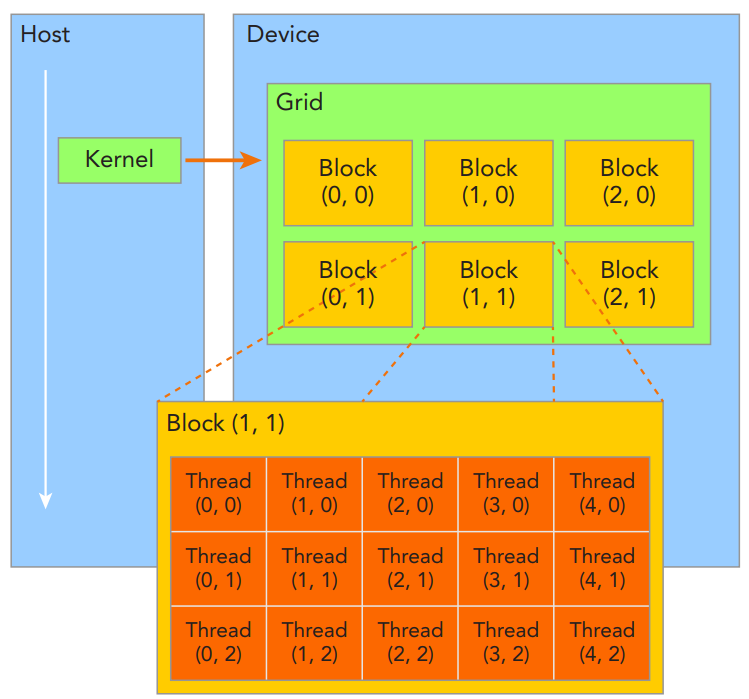
#> input picture blocks.png, 749 x 699 px, given in place of parrot.jpg, which was not available
$ jupyter execute 24_image_processing.ipynb
#> lines starting #> are read from the running program, lines starting #| are printed output that depends on the picture; pictures that were not available may be replaced by others from this repository, and a replacement may not be noted
[cell 1]
import numpy as np
import matplotlib.pyplot as plt
from google.colab import files

from PIL import Image

uploaded = files.upload()
#> the answer given: blocks.png
pic = Image.open('parrot.jpg')
#> pic is the input picture: PIL image 749x699 RGBA; mean R, G, B, A 201.2, 192, 136.4, 255

print(type(pic))
#| <class 'PIL.PngImagePlugin.PngImageFile'>

#View image
plt.imshow(pic)
plt.axis('off')  #Turn off axis numbers and ticks
plt.show()


#convert image to a numpy array
pic_arr = np.asarray(pic)
print(type(pic_arr))
#| <class 'numpy.ndarray'>

print(pic_arr.shape)
#| (699, 749, 4)

plt.imshow(pic_arr)
plt.show()

[cell 2]
#Remove red pixels

pic_gb = pic_arr.copy()
pic_gb[:,:,0] = 0 #set the red channel to 0
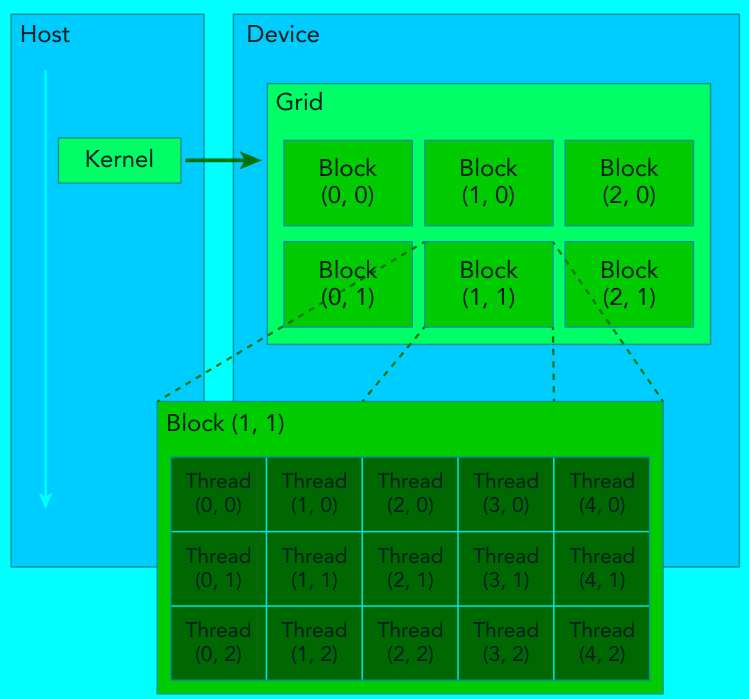
#> pic_gb: shape (699, 749, 4); mean R, G, B, A 0, 192, 136.4, 255
print(pic_gb.shape)
#| (699, 749, 4)

plt.imshow(pic_gb)
plt.show()

[cell 3]
pic_gb = pic_arr.copy()
pic_gb[:,:,1] = 0 #set the green channel to 0
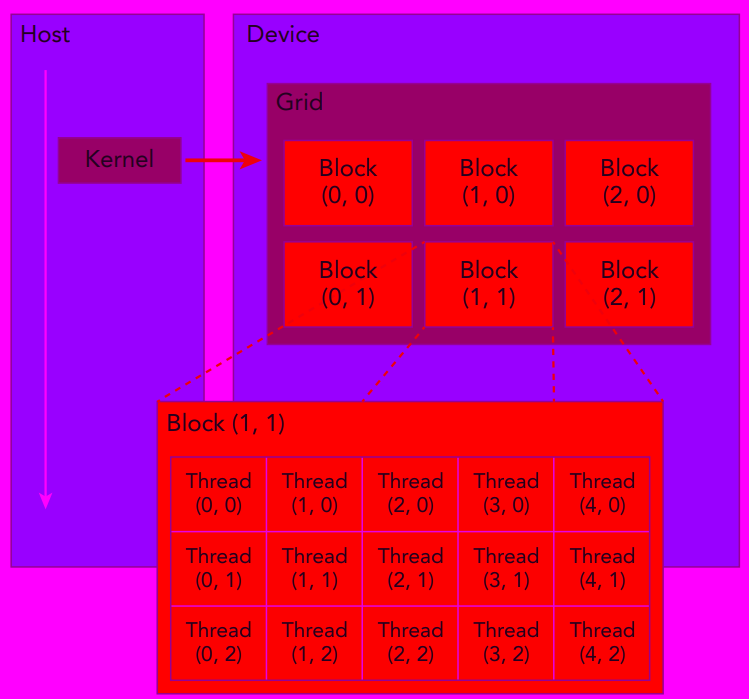
#> pic_gb: shape (699, 749, 4); mean R, G, B, A 201.2, 0, 136.4, 255
print(pic_gb.shape)
#| (699, 749, 4)

plt.imshow(pic_gb)
plt.show()

[cell 4]
pic_gb = pic_arr.copy()
pic_gb[:,:,2] = 0    #set the blue channel to 0
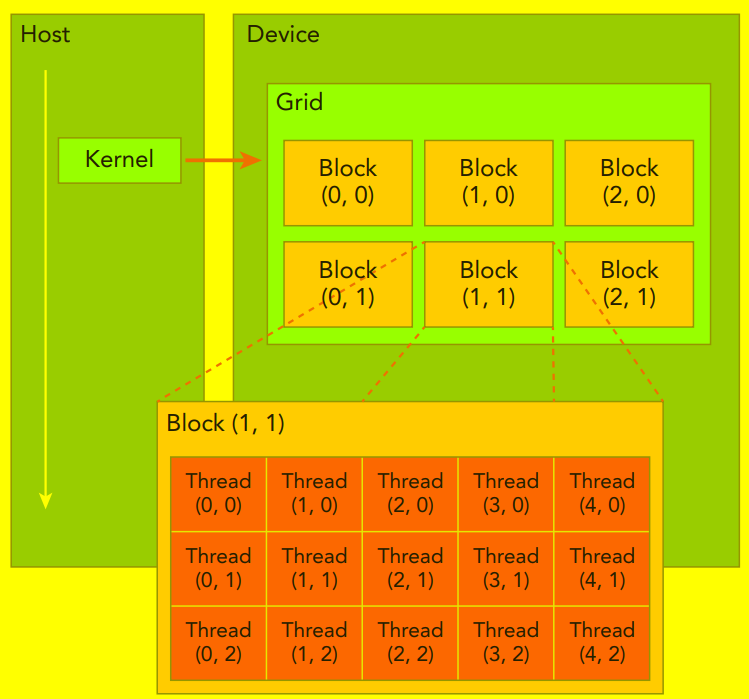
#> pic_gb: shape (699, 749, 4); mean R, G, B, A 201.2, 192, 0, 255
print(pic_gb.shape)
#| (699, 749, 4)

plt.imshow(pic_gb)
plt.show()

[cell 5]
# custom multiple colors
pic_custom = pic_arr.copy()
pic_custom[:,:,1]=0      # remove green
pic_custom[:,:,0] = np.clip(pic_custom[:,:,0] + 50, 0, 255)  #boost red
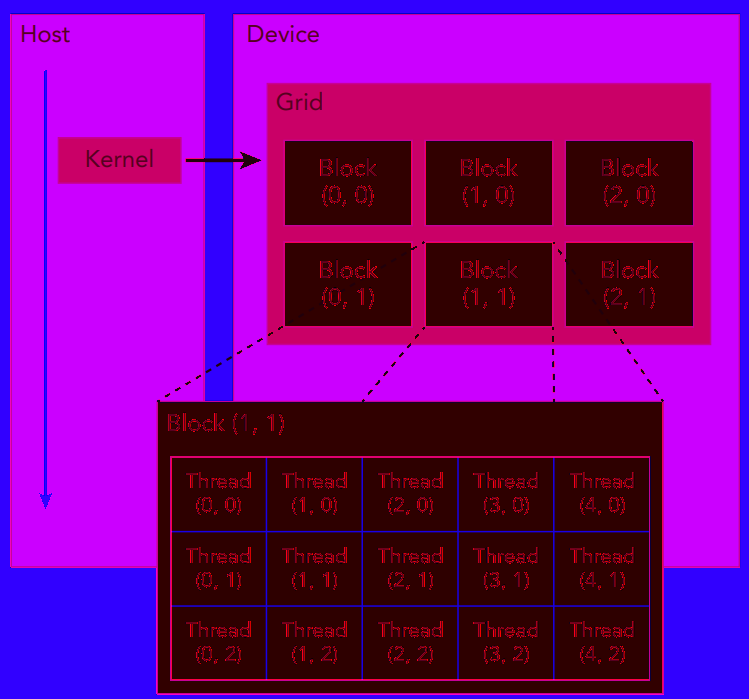
#> pic_custom: shape (699, 749, 4); mean R, G, B, A 123.5, 0, 136.4, 255

pic_custom[:,:,2] = np.clip(pic_custom[:,:,2] + 30, 0, 255)   #boost blue
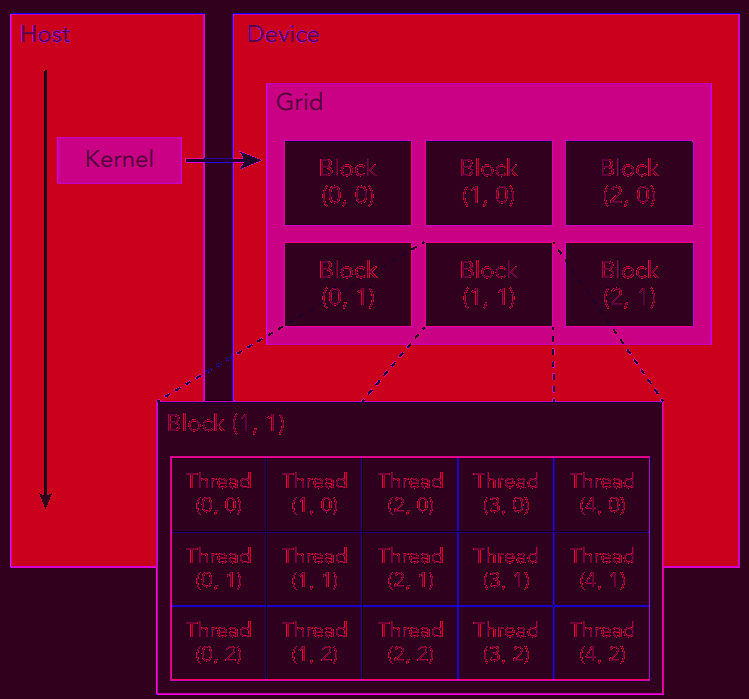
#> pic_custom: shape (699, 749, 4); mean R, G, B, A 123.5, 0, 46.6, 255

plt.imshow(pic_custom)
plt.show()

[cell 6]
pic_custom = pic_arr[100:200, 150:250, 1]
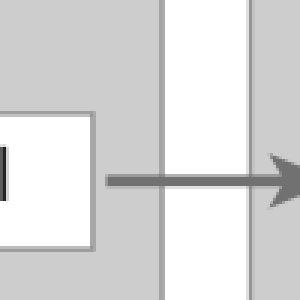
#> pic_custom: shape (100, 100) (shown 3 times larger); min 35, max 255, mean 218.8
plt.imshow(pic_custom)
plt.axis('off')
plt.show()

[cell 7]
#using the pillow package: first do pip install pillow
from PIL import Image

image = Image.open('parrot.jpg')
print(image.size, image.mode, image.format)
#| (749, 699) RGBA PNG

image.show()

#convert the image to grayscale
gray_image = image.convert("L")
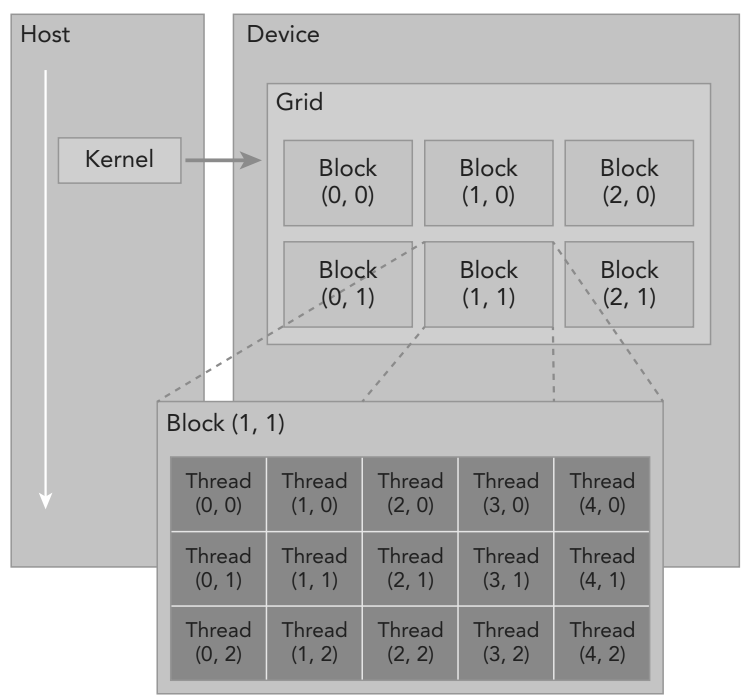
#> gray_image: PIL image 749x699 L; min 32, max 255, mean 188.3

#Save the new grayscale image
gray_image.save('parrot-gray.jpg')

plt.imshow(gray_image)
plt.axis('off')
plt.show()
